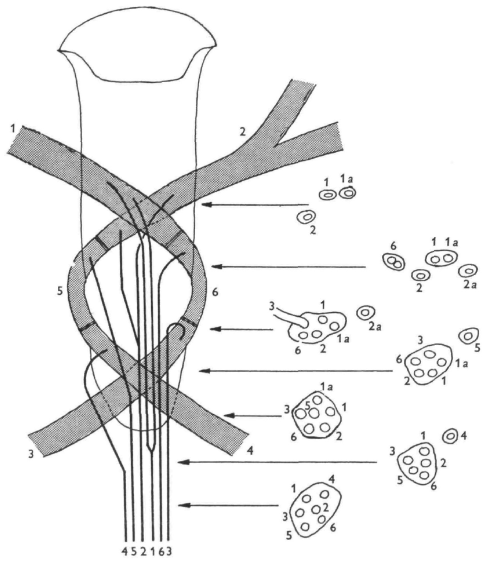
#> input picture lectures/L12/figures/b69_f4.png, 973 x 1123 px, given in place of land69a-04.png, which was not available (shown at 1/2 size)
$ python crop_panels.py figures/b69_f4.png
#> lines starting #> are read from the running program, lines starting #| are printed output that depends on the picture; pictures that were not available may be replaced by others from this repository, and a replacement may not be noted
#!/usr/bin/env python3
"""Crop original figure panels for Lecture 12 from page renders of the source PDFs.

Render pages first (220 dpi):  pdftoppm -png -r 220 <paper>.pdf <pages_dir>/<paper>
    python lectures/L12/crop_panels.py <pages_dir>
Boxes are fractions of the page: (left, top, right, bottom).
"""
import sys
from pathlib import Path
from PIL import Image, ImageChops

OUT = Path(__file__).resolve().parent / "figures"
CROPS = {
    "p_land69a_fig1": ("land69a-04", (0.10, 0.19, 0.78, 0.545)),
    "p_land69a_fig2": ("land69a-04", (0.08, 0.605, 0.92, 0.795)),
    "p_land69a_fig3": ("land69a-06", (0.12, 0.25, 0.88, 0.695)),
    "p_land69a_fig5": ("land69a-08", (0.08, 0.215, 0.96, 0.69)),
    "p_land69a_fig10": ("land69a-15", (0.06, 0.205, 0.94, 0.70)),
    "p_land69a_fig12": ("land69a-19", (0.06, 0.135, 0.94, 0.385)),
    "p_land69a_fig13": ("land69a-19", (0.06, 0.505, 0.94, 0.745)),
    "p_land69b_fig1": ("land69b-02", (0.04, 0.42, 0.96, 0.765)),
    "p_land69b_fig2": ("land69b-05", (0.06, 0.095, 0.94, 0.54)),
    "p_land69b_fig4": ("land69b-06", (0.1, 0.17, 0.94, 0.71)),
    "p_land69b_fig7": ("land69b-12", (0.04, 0.34, 0.96, 0.585)),
    "p_land69b_fig8": ("land69b-14", (0.04, 0.175, 0.96, 0.515)),
    "p_land69b_fig9": ("land69b-15", (0.12, 0.225, 0.90, 0.72)),
    "p_land69b_fig11": ("land69b-17", (0.10, 0.285, 0.96, 0.86)),
    "p_land69b_fig12": ("land69b-20", (0.04, 0.275, 0.96, 0.45)),
    "p_land69b_fig13": ("land69b-21", (0.06, 0.305, 0.94, 0.48)),
    "p_land69b_plate": ("land69b-23", (0.04, 0.07, 0.96, 0.93)),
    "p_jakob18_fig1": ("jakob18-2", (0.03, 0.10, 0.60, 0.335)),
    "p_zurek10_fig2": ("zurek10-4", (0.02, 0.03, 0.51, 0.37)),
    "p_zurek10_fig3": ("zurek10-4", (0.50, 0.085, 0.98, 0.26)),
    "p_zurek10_fig4": ("zurek10-5", (0.02, 0.075, 0.50, 0.77)),
    "p_menda14_fig1": ("menda14-2", (0.02, 0.055, 0.48, 0.72)),
    "p_menda14_fig2": ("menda14-3", (0.02, 0.06, 0.98, 0.385)),
    "p_menda14_fig3": ("menda14-4", (0.02, 0.055, 0.98, 0.44)),
    "p_menda14_fig4": ("menda14-5", (0.02, 0.07, 0.63, 0.635)),
}


def trim(im, pad=12):
    """Remove surrounding white margin, keep a small pad."""
    bg = Image.new(im.mode, im.size, (255, 255, 255))
    box = ImageChops.difference(im, bg).convert("L").point(lambda v: 255 if v > 25 else 0).getbbox()
    if not box:
        return im
    l, t, r, b = box
    return im.crop((max(0, l - pad), max(0, t - pad), min(im.width, r + pad), min(im.height, b + pad)))


def main(pages):
#> called with pages = 'figures/b69_f4.png'
    OUT.mkdir(exist_ok=True)
    for name, (page, (l, t, r, b)) in CROPS.items():
        im = Image.open(Path(pages) / f"{page}.png").convert("RGB")
#> im is the input picture: PIL image 973x1123 RGB; min 18, max 255, mean 236.9
        w, h = im.size
#> w = 973; h = 1123
        trim(im.crop((int(l * w), int(t * h), int(r * w), int(b * h)))).save(OUT / f"{name}.png")
#> in trim, `bg = Image.new(im.mode, im.size, (255, 255, 255))`: bg: PIL image 661x399 RGB; every value is 255
#> in trim, `box = ImageChops.difference(im, bg).convert("L").point(lambda v: 255 i..`: box = (0, 0, 645, 399)
#> in trim, `box = ImageChops.difference(im, bg).convert("L").point(lambda v: 255 i..`:
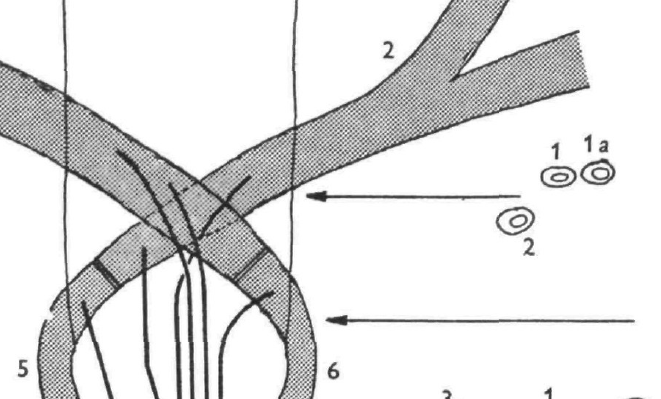
#> im: PIL image 661x399 RGB; min 19, max 255, mean 225.4
#> in trim, `l, t, r, b = box`: l = 0; r = 645; b = 399
#> in trim, `return im.crop((max(0, l - pad), max(0, t - pad), min(im.width, r + pa..`:
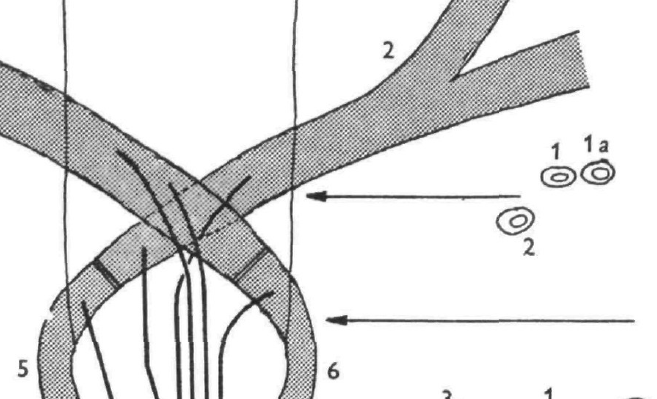
#> returned value: PIL image 657x399 RGB; min 19, max 255, mean 225.2
#> pass 3 of the loop in main, `for name, (page, (l, t, r, b)) in CROPS.items():`:
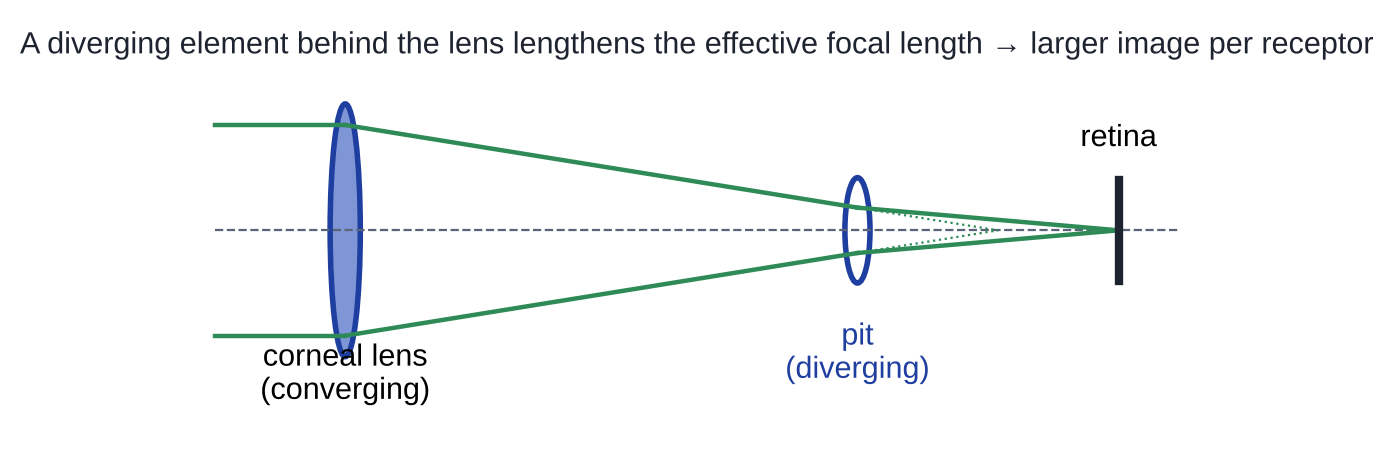
#> input picture lectures/L12/figures/f05_telephoto.png, 1393 x 461 px, given in place of land69a-06.png, which was not available
#> bg: PIL image 1058x205 RGB; every value is 255
#> box = (45, 0, 1011, 205)
#> in trim (call 3), `box = ImageChops.difference(im, bg).convert("L").point(lambda v: 255 i..`:
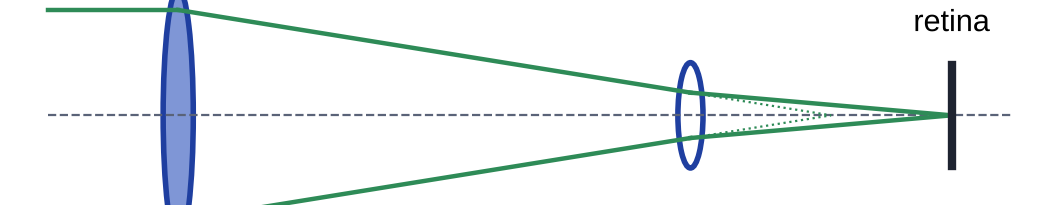
#> im: PIL image 1058x205 RGB; mean R, G, B 239.5, 243.6, 244.8
#> l = 45; r = 1011; b = 205
#> in trim (call 3), `return im.crop((max(0, l - pad), max(0, t - pad), min(im.width, r + pa..`:
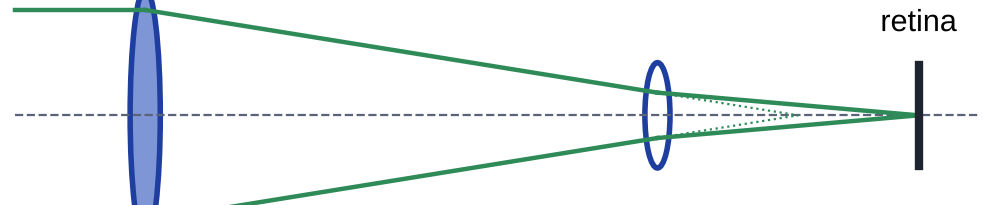
#> returned value: PIL image 990x205 RGB; mean R, G, B 238.5, 242.8, 244.1
#> the loop made 5 passes; the first 3 are shown
        print(name)


if __name__ == "__main__":
#> (the run stopped early here; a loop or call above may not have finished)
